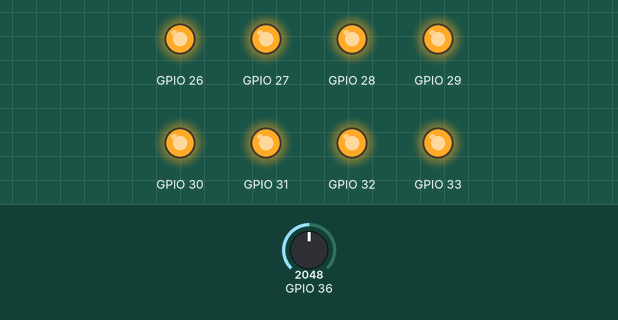
This sketch was run on a simulated ESP32. On the bench: output pins drawn as LEDs (lit = HIGH). Dashed ring = blinking. Inputs (shaded band) come from the test bench; at power-on: GPIO 36 = 2048.

Above: at 0.4 s.
At 1.5 s:
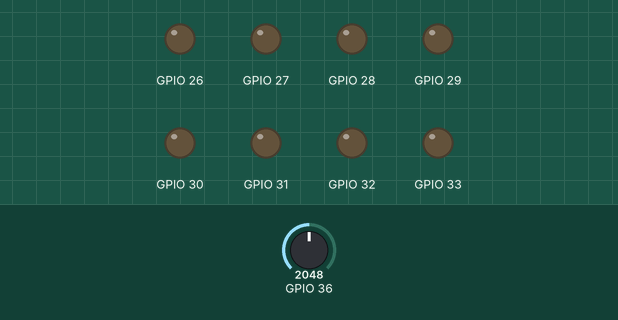
1.6 s: GPIO 36 set to 491
5.0 s: GPIO 36 set to 0
At 5.2 s:
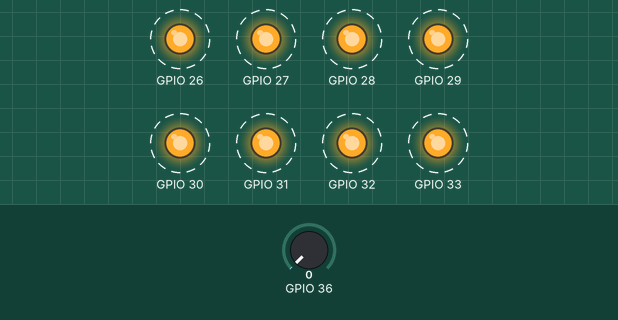
Timing chart, 0 to 14.4 s (numbered marks = the images above; inputs shaded):
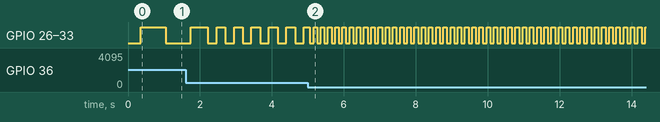

The sketch:

G3Z4.ino
```cpp
//podesiti period blinkanja lampica u zavisnosti od analognog ulaza

void setup() {
  // put your setup code here, to run once:
  for(int i = 0; i < 8; i++)
 {
  pinMode(26 + i, OUTPUT);
  digitalWrite(26 + i, LOW);
 }
}

void loop() {
  // put your main code here, to run repeatedly:
  int val = analogRead(A0);
  int period = map(val, 0, 1023, 50, 200);

  delay(period);
  for(int i = 0; i < 8; i++)
    digitalWrite(26 + i, !digitalRead(26 + i));
  delay(period);
}
```

Measured:
- after the input at 5.0 s, GPIO 26–33: alternates HIGH for 0.10 s and LOW for 0.10 s, starting after 0.06 s
- by itself, GPIO 26–33: repeats every 0.48 s: LOW 0.24 s, HIGH 0.24 s
